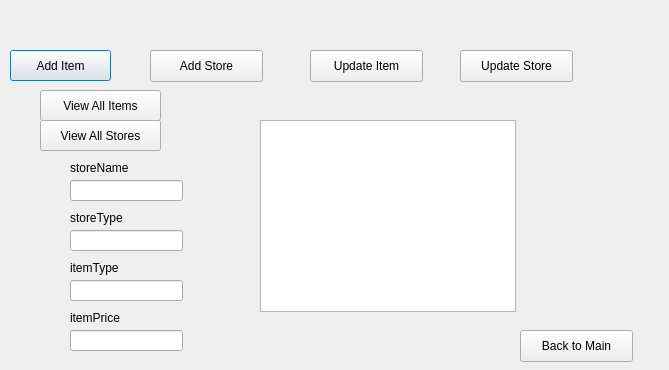
<?xml version="1.0" encoding="UTF-8"?>
<ui version="4.0">
 <class>shoppingW</class>
 <widget class="QDialog" name="shoppingW">
  <property name="geometry">
   <rect>
    <x>0</x>
    <y>0</y>
    <width>669</width>
    <height>370</height>
   </rect>
  </property>
  <property name="windowTitle">
   <string>Dialog</string>
  </property>
  <widget class="QPushButton" name="pushButton_addItem">
   <property name="geometry">
    <rect>
     <x>10</x>
     <y>50</y>
     <width>101</width>
     <height>31</height>
    </rect>
   </property>
   <property name="text">
    <string>Add Item</string>
   </property>
  </widget>
  <widget class="QPushButton" name="pushButton_addStore">
   <property name="geometry">
    <rect>
     <x>150</x>
     <y>50</y>
     <width>113</width>
     <height>32</height>
    </rect>
   </property>
   <property name="text">
    <string>Add Store</string>
   </property>
  </widget>
  <widget class="QPushButton" name="pushButton_back">
   <property name="geometry">
    <rect>
     <x>520</x>
     <y>330</y>
     <width>113</width>
     <height>32</height>
    </rect>
   </property>
   <property name="text">
    <string>Back to Main</string>
   </property>
  </widget>
  <widget class="QPushButton" name="pushbutton_UpdateStore">
   <property name="geometry">
    <rect>
     <x>460</x>
     <y>50</y>
     <width>113</width>
     <height>32</height>
    </rect>
   </property>
   <property name="text">
    <string>Update Store</string>
   </property>
  </widget>
  <widget class="QPushButton" name="pushButton_UpdateItem">
   <property name="geometry">
    <rect>
     <x>310</x>
     <y>50</y>
     <width>113</width>
     <height>32</height>
    </rect>
   </property>
   <property name="text">
    <string>Update Item</string>
   </property>
  </widget>
  <widget class="QPushButton" name="pushButton_ViewItems">
   <property name="geometry">
    <rect>
     <x>40</x>
     <y>90</y>
     <width>121</width>
     <height>31</height>
    </rect>
   </property>
   <property name="text">
    <string>View All Items</string>
   </property>
  </widget>
  <widget class="QPushButton" name="pushButton_ViewStores">
   <property name="geometry">
    <rect>
     <x>40</x>
     <y>120</y>
     <width>121</width>
     <height>31</height>
    </rect>
   </property>
   <property name="text">
    <string>View All Stores</string>
   </property>
  </widget>
  <widget class="QTableView" name="tableView">
   <property name="geometry">
    <rect>
     <x>260</x>
     <y>120</y>
     <width>256</width>
     <height>192</height>
    </rect>
   </property>
  </widget>
  <widget class="QLineEdit" name="storeNameEdit">
   <property name="geometry">
    <rect>
     <x>70</x>
     <y>180</y>
     <width>113</width>
     <height>21</height>
    </rect>
   </property>
  </widget>
  <widget class="QLineEdit" name="storeTypeEdit">
   <property name="geometry">
    <rect>
     <x>70</x>
     <y>230</y>
     <width>113</width>
     <height>21</height>
    </rect>
   </property>
  </widget>
  <widget class="QLineEdit" name="itemTypeEdit">
   <property name="geometry">
    <rect>
     <x>70</x>
     <y>280</y>
     <width>113</width>
     <height>21</height>
    </rect>
   </property>
  </widget>
  <widget class="QLineEdit" name="itemPriceEdit">
   <property name="geometry">
    <rect>
     <x>70</x>
     <y>330</y>
     <width>113</width>
     <height>21</height>
    </rect>
   </property>
  </widget>
  <widget class="QLabel" name="label">
   <property name="geometry">
    <rect>
     <x>70</x>
     <y>160</y>
     <width>71</width>
     <height>16</height>
    </rect>
   </property>
   <property name="text">
    <string>storeName</string>
   </property>
  </widget>
  <widget class="QLabel" name="label_2">
   <property name="geometry">
    <rect>
     <x>70</x>
     <y>210</y>
     <width>60</width>
     <height>16</height>
    </rect>
   </property>
   <property name="text">
    <string>storeType</string>
   </property>
  </widget>
  <widget class="QLabel" name="label_3">
   <property name="geometry">
    <rect>
     <x>70</x>
     <y>260</y>
     <width>71</width>
     <height>16</height>
    </rect>
   </property>
   <property name="text">
    <string>itemType</string>
   </property>
  </widget>
  <widget class="QLabel" name="label_4">
   <property name="geometry">
    <rect>
     <x>70</x>
     <y>310</y>
     <width>60</width>
     <height>16</height>
    </rect>
   </property>
   <property name="text">
    <string>itemPrice</string>
   </property>
  </widget>
 </widget>
 <resources/>
 <connections/>
</ui>
